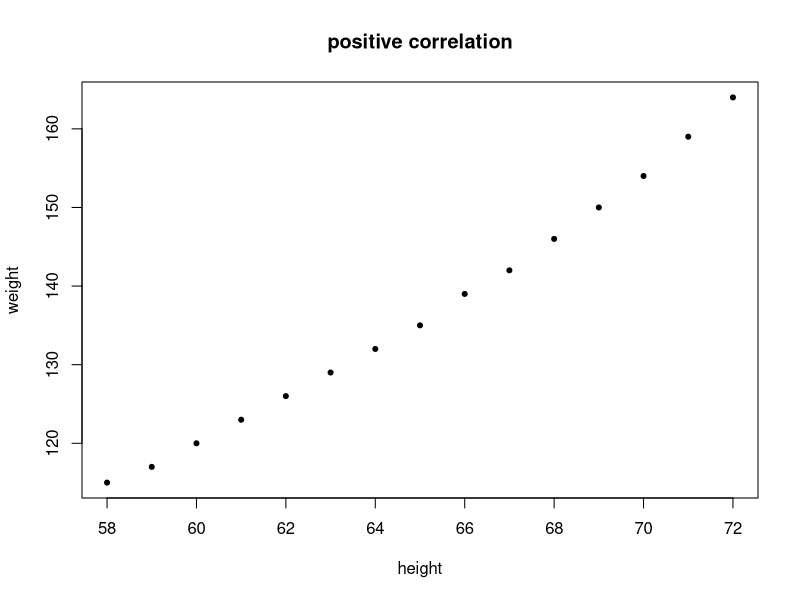
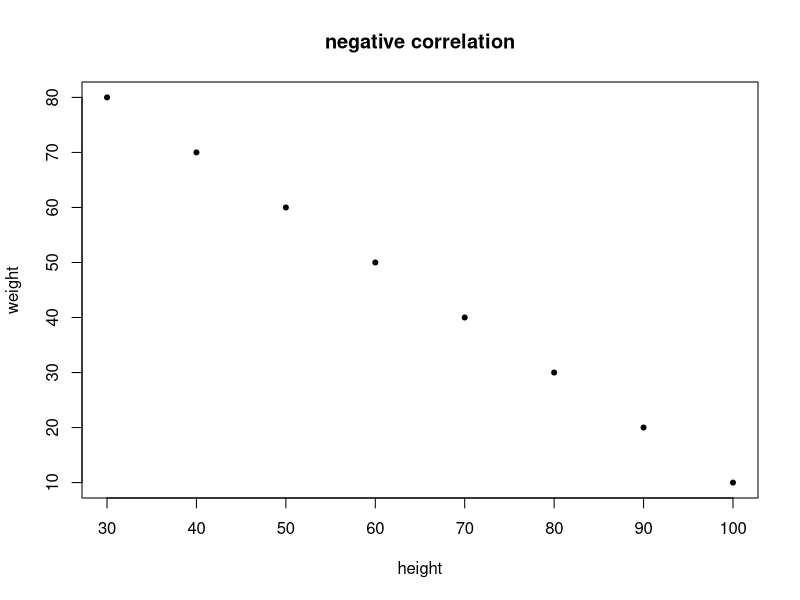
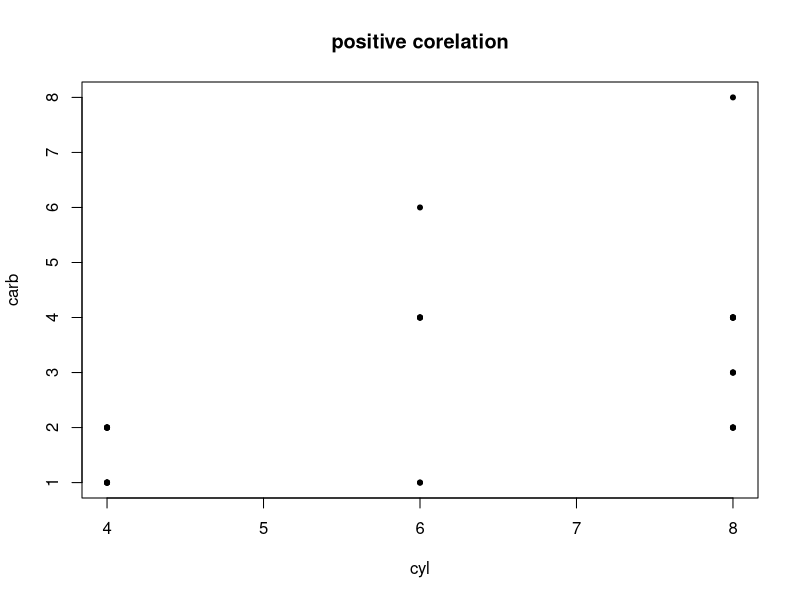
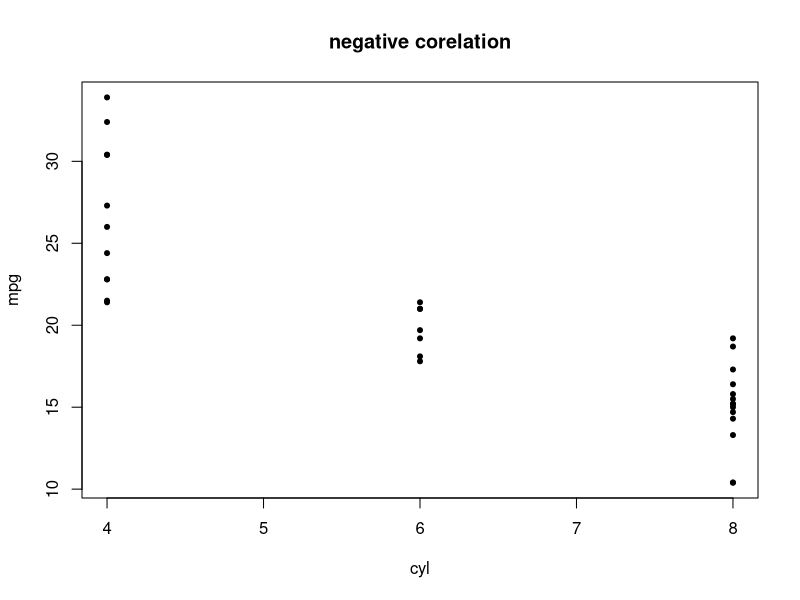

The R source for these figures, in order:
rm(list = ls(all.names = TRUE)) 

head(women)

x <- women$height
y <- women$weight

plot(x, y, xlab = "height", ylab = "weight", main = "positive correlation", pch = 20)
cor(x, y)

# Custom data with expected negative correlation
x <- c(100,90,80,70,60,50,40,30)
y <- c(10,20,30,40,50,60,70,80)

plot(x, y, xlab = "height", ylab = "weight", main = "negative correlation", pch = 20)
cor(x, y)

#------------------------------------------------------------------------------------------

rm(list = ls(all.names = TRUE)) 

head(mtcars)
x<-mtcars$cyl
y<-mtcars$carb

plot(x, y, xlab="cyl", ylab="carb", main="positive corelation", pch=20)
cor(x,y)

head(mtcars)
x<-mtcars$cyl
y<-mtcars$mpg

plot(x, y, xlab="cyl", ylab="mpg", main="negative corelation", pch=20)
cor(x,y)
